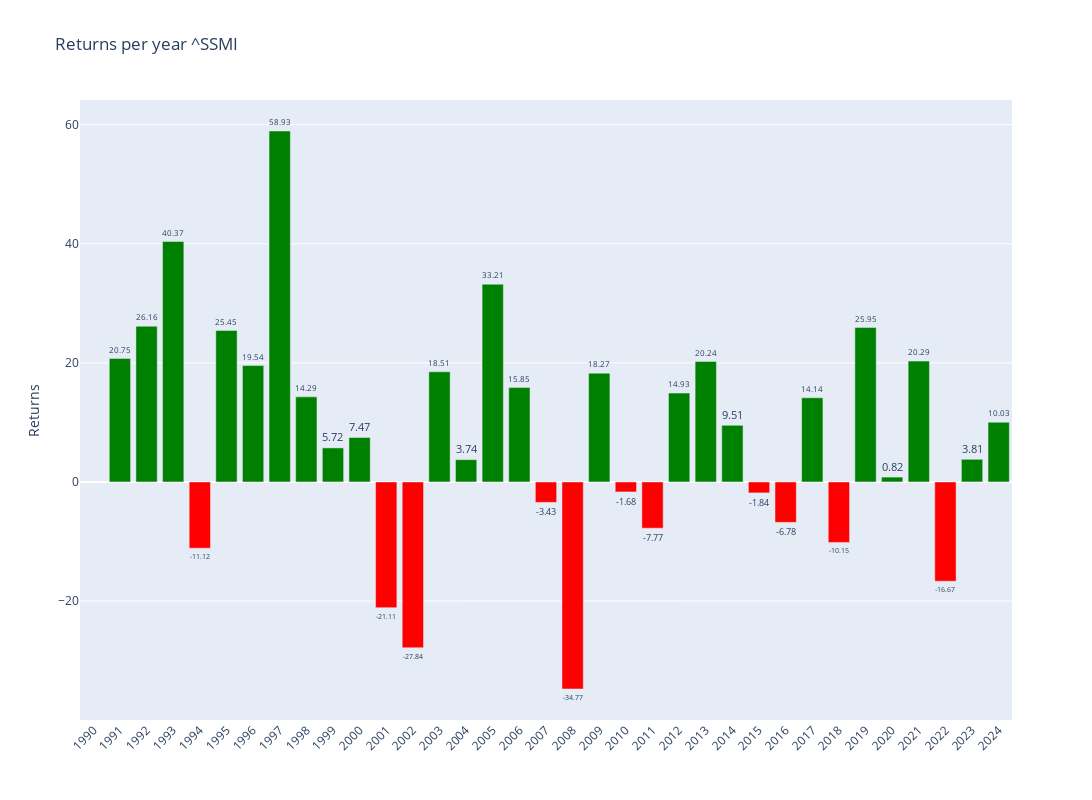

Notebook code cell kept with this figure:
### Code cell
# Plotly
fig = make_subplots()

# Add colors
colors = ['green' if x >= 0 else 'red' for x in annual_data['Return']]

# Graph (1,1)
fig.add_trace(go.Bar(y=annual_data['Return'],x=annual_data['Return'].index,text=round(annual_data['Return'],2),textposition='outside',marker_color=colors,hoverinfo='skip'),row=1,col=1)

# Update xaxis properties
fig.update_yaxes(title_text="Returns", row=1, col=1)

fig.update_layout(xaxis=dict(tickvals=annual_data.index,tickangle=-45),height=800, width=1300,title=f"Returns per year {ticker}")

fig.show()

### Figure 1 — Plotly figure (JSON) as saved in the notebook; plotly's stock layout.template omitted (floating-point values rounded to 4 significant figures)
{"data": [{"hoverinfo": "skip", "marker": {"color": ["red", "green", "green", "green", "red", "green", "green", "green", "green", "green", "green", "red", "red", "green", "green", "green", "green", "red", "red", "green", "red", "red", "green", "green", "green", "red", "red", "green", "red", "green", "green", "green", "red", "green", "green"]}, "text": [null, 20.75, 26.16, 40.37, -11.12, 25.45, 19.54, 58.93, 14.29, 5.72, 7.47, -21.11, -27.84, 18.51, 3.74, 33.21, 15.85, -3.43, -34.77, 18.27, -1.68, -7.77, 14.93, 20.24, 9.51, -1.84, -6.78, 14.14, -10.15, 25.95, 0.82, 20.29, -16.67, 3.81, 10.03], "textposition": "outside", "type": "bar", "x": [1990, 1991, 1992, 1993, 1994, 1995, 1996, 1997, 1998, 1999, 2000, 2001, 2002, 2003, 2004, 2005, 2006, 2007, 2008, 2009, 2010, 2011, 2012, 2013, 2014, 2015, 2016, 2017, 2018, 2019, 2020, 2021, 2022, 2023, 2024], "xaxis": "x", "y": [null, 20.75, 26.16, 40.37, -11.12, 25.45, 19.54, 58.93, 14.29, 5.717, 7.468, -21.11, -27.84, 18.51, 3.743, 33.21, 15.85, -3.428, -34.77, 18.27, -1.678, -7.766, 14.93, 20.24, 9.513, -1.84, -6.784, 14.14, -10.15, 25.95, 0.8154, 20.29, -16.67, 3.806, 10.03], "yaxis": "y"}], "layout": {"height": 800, "title": {"text": "Returns per year ^SSMI"}, "width": 1300, "xaxis": {"anchor": "y", "domain": [0, 1], "tickangle": -45, "tickvals": [1990, 1991, 1992, 1993, 1994, 1995, 1996, 1997, 1998, 1999, 2000, 2001, 2002, 2003, 2004, 2005, 2006, 2007, 2008, 2009, 2010, 2011, 2012, 2013, 2014, 2015, 2016, 2017, 2018, 2019, 2020, 2021, 2022, 2023, 2024]}, "yaxis": {"anchor": "x", "domain": [0, 1], "title": {"text": "Returns"}}}}
